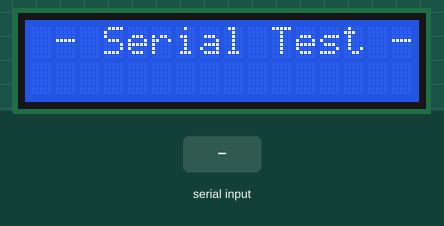
Simulated run of this sketch. Board: Arduino Uno, built with avr-gcc and run on an emulated ATmega328P. Parts: 16×2 character LCD. The test bench sets the inputs (shaded band). What the sketch prints to the serial monitor is not drawn.

Above: at 1.2 s.
1.3 s: byte 30 received over Serial
2.8 s: byte 90 received over Serial
At 4.0 s:
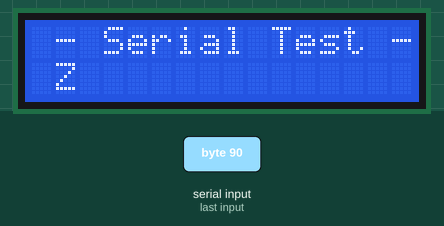
4.3 s: byte 120 received over Serial
At 5.3 s:
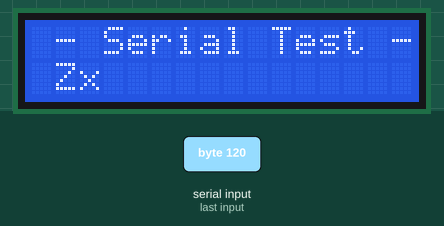
5.8 s: byte 30 received over Serial
7.3 s: byte 90 received over Serial
At 7.6 s:
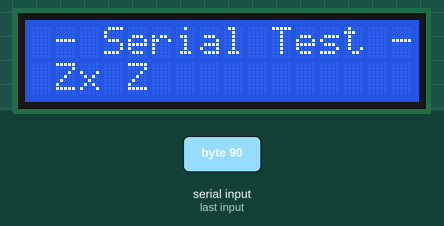
8.8 s: byte 120 received over Serial
At 9.9 s:
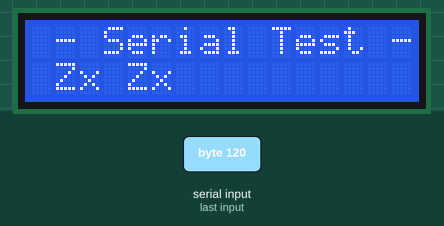
Timing chart, 0 to 11.3 s (numbered marks = the images above; inputs shaded):
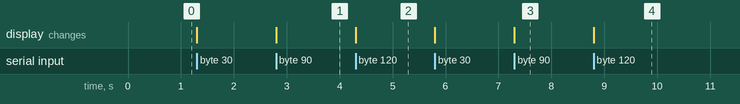

The sketch:

EX01_Serial_print_TLCD.ino
```cpp
#include <LiquidCrystal.h>
                //rs,rw, e,      D0~D7
LiquidCrystal lcd(13,12,11,10,9,8,7,6,5,4,3);

// 사용자함수
// Serial Receive ISR
void serialEvent(){
    // 데이터가 입력 됐을 때
    char userInput = Serial.read();     // 수신된 데이터 1바이트를 읽어서 리턴
    Serial.print(userInput);

    if(userInput != '\n' || userInput != '\r')
        lcd.print(userInput);
}

void setup(){
    Serial.begin(115200);

    lcd.begin(16,2);
    lcd.print(" - Serial Test -");
    lcd.setCursor(0,1);
}

void loop(){

}
```

Measured:
- after the input at 2.8 s, the display: changes at once (image 1)
- after the input at 4.3 s, the display: changes at once (image 2)
- after the input at 7.3 s, the display: changes at once (image 3)
- after the input at 8.8 s, the display: changes at once (image 4)
